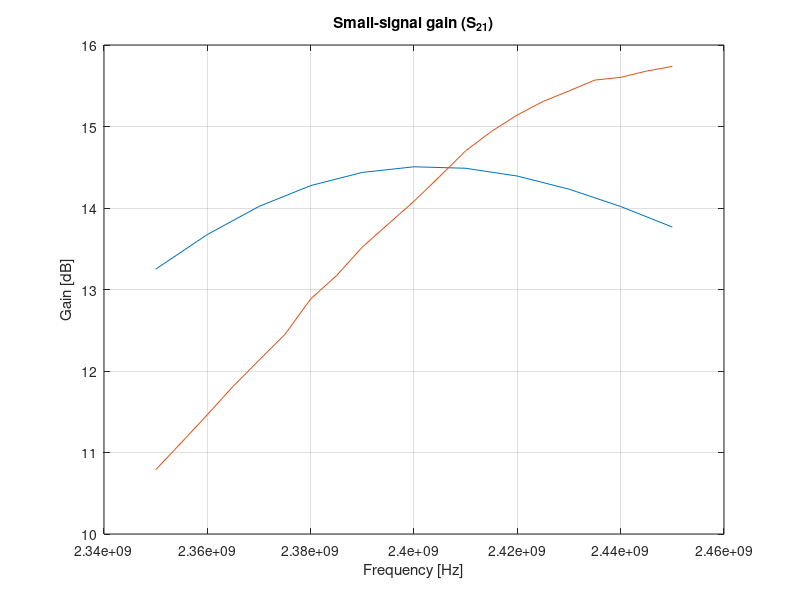

The MATLAB source for this figure: (Note: this script raises an error after producing the figure.)
clear all;
load('freq_sim.txt');
load('S21_sim.txt');

load('Sparam_measured_freq.csv');
load('Sparam_measured_magS21.csv');
load('Sparam_measured_angS21.csv');

S21_ang_cos = cos(Sparam_measured_angS21);
S21_ang_sin = sin(Sparam_measured_angS21);

%S21_meas = Sparam_measured_magS21.*S21_ang_cos + i.*Sparam_measured_magS

S21_sim = S21_sim';
S21 = S21_sim(1,1:end)+i.*S21_sim(2,1:end);

plot(freq_sim(226:236),20.*log10(abs(S21(226:236))),Sparam_measured_freq(71:91),20.*log10(Sparam_measured_magS21(71:91)));
xlabel('Frequency [Hz]');
ylabel('Gain [dB]');
grid on;
title('Small-signal gain (S_2_1)');
legend('Simulated in ADS','Measured with VNA','location','NW');